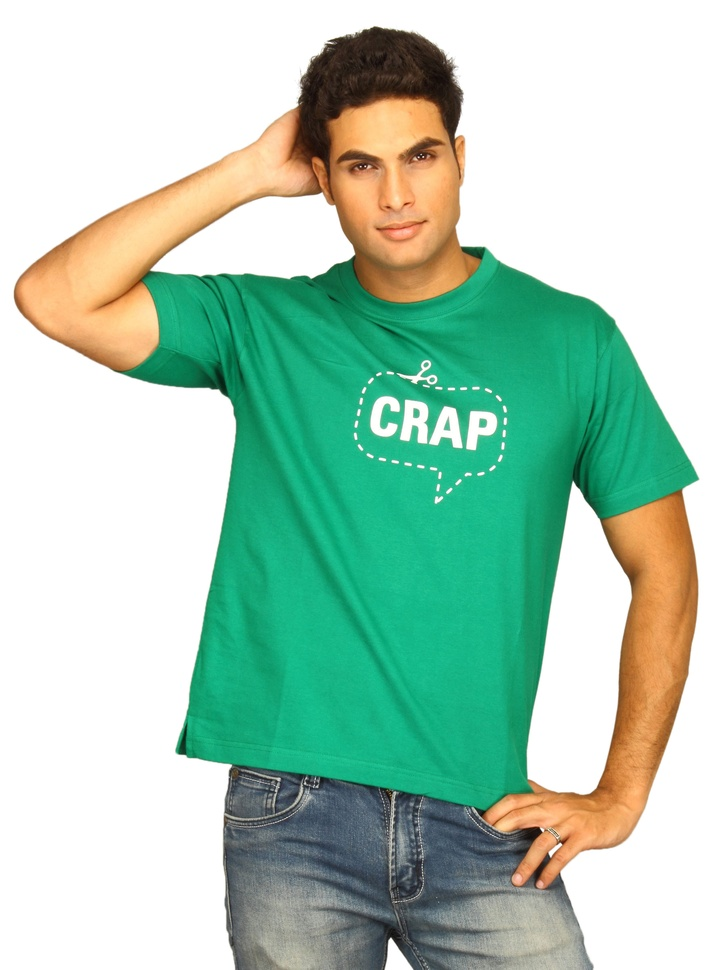
#> input picture CV/datasets/3057.jpg, 727 x 970 px, shrunk from 1800 x 2400 before the run, given in place of iris-RGB.tif, which was not available
$ jupyter execute homework2.ipynb   (shell and % lines are left out)
#> lines starting #> are read from the running program, lines starting #| are printed output that depends on the picture; pictures that were not available may be replaced by others from this repository, and a replacement may not be noted
[cell 1]
# question 2
import matplotlib.pyplot as plt
from skimage import io
import numpy as np
import os

#path of images
path = os.path.expanduser("imagesHm2")
bottle = os.path.join(path, "drip-bottle.tif")
iris = os.path.join(path, "iris-RGB.tif")

def get_color_channel(img, idx):
    # extract color channel
    color_channel = img[:,:,idx]

    # create empty image with same shape as the source image
    color_img = np.zeros(img.shape, dtype="uint8")

    # assign the color channel of source to empty image
    color_img[:,:,idx] = color_channel

    return color_img

img2 = io.imread(iris)
#> img2 is the input picture: shape (970, 727, 3); mean R, G, B 170.4, 204.2, 184.6

#create a figure
fig2 = plt.figure(num=1, figsize=(12, 19))

#create subplots for fig
rows = 1
cols = 4
myplots = fig2.subplots(rows, cols)

#show image
myplots[0].imshow(img2)
myplots[0].axis('off')

img_r = get_color_channel(img2, 0)
#> in get_color_channel, `color_channel = img[:,:,idx]`:
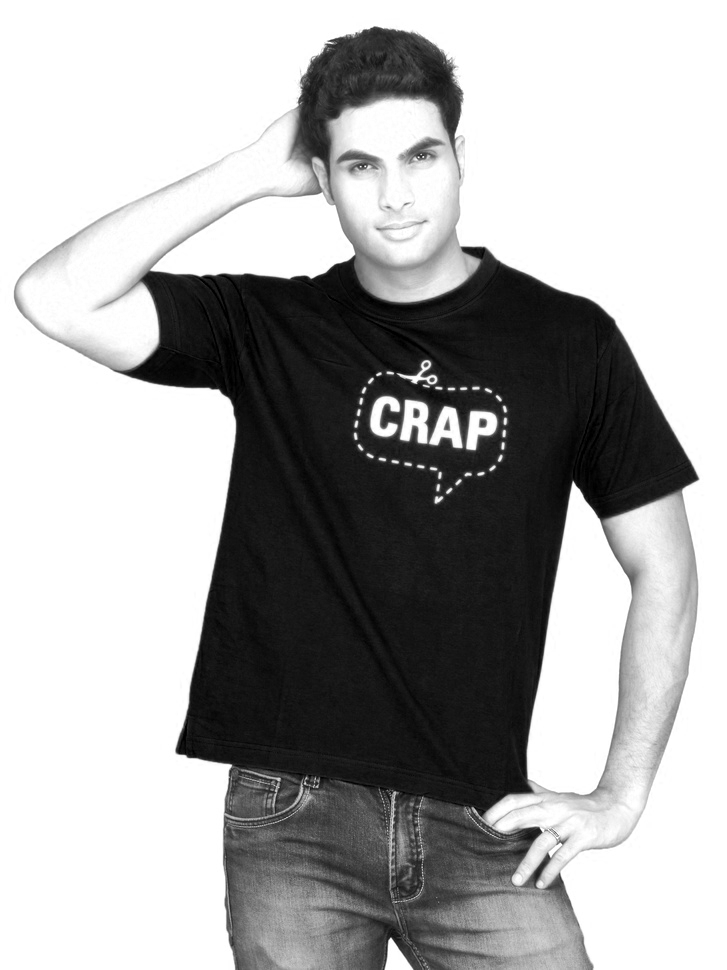
#> color_channel: shape (970, 727); min 0, max 255, mean 170.4
#> in get_color_channel, `color_img[:,:,idx] = color_channel`:
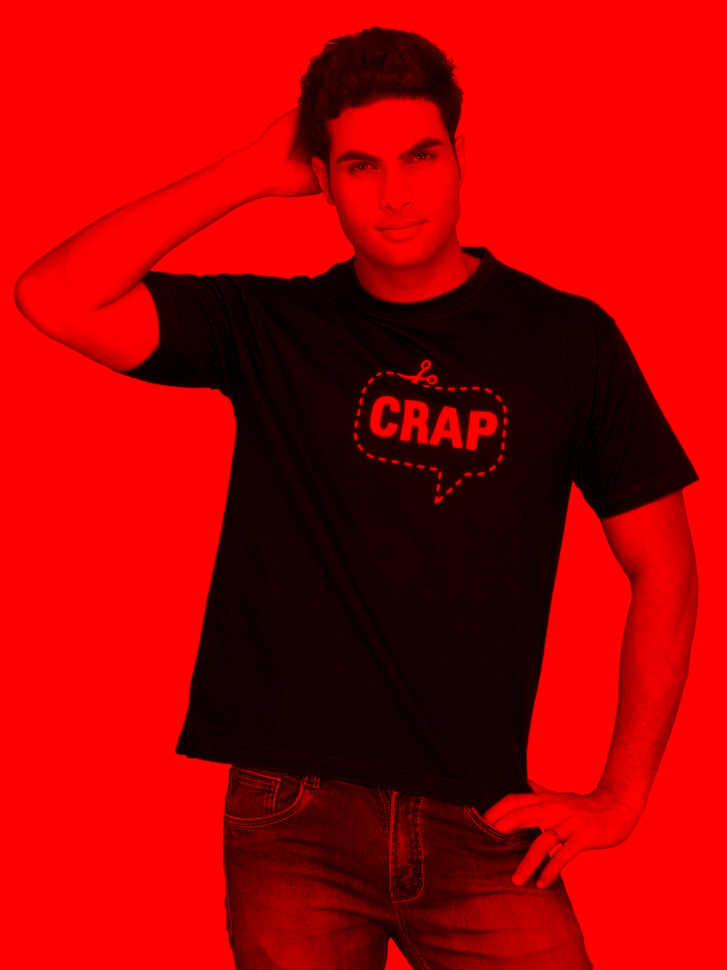
#> color_img: shape (970, 727, 3); mean of channels 0, 1, 2 170.4, 0, 0; drawn as R, G, B
myplots[1].imshow(img_r)
myplots[1].axis('off')

img_g = get_color_channel(img2, 1)
#> call 2 of get_color_channel, with idx = 1
#> in get_color_channel (call 2), `color_channel = img[:,:,idx]`:
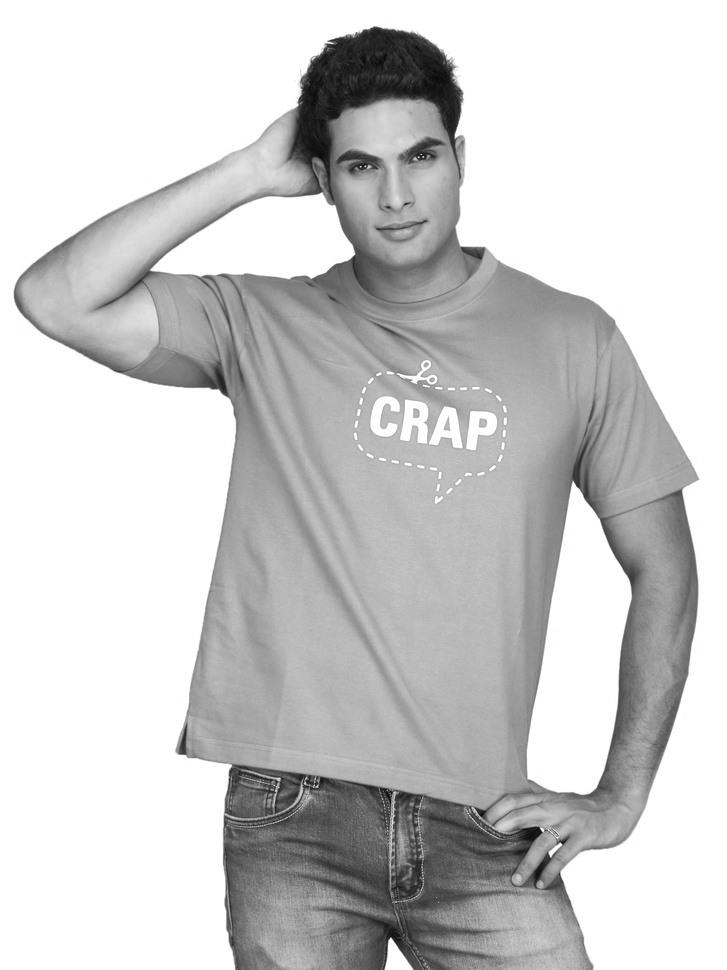
#> color_channel: shape (970, 727); min 7, max 255, mean 204.2
#> in get_color_channel (call 2), `color_img[:,:,idx] = color_channel`:
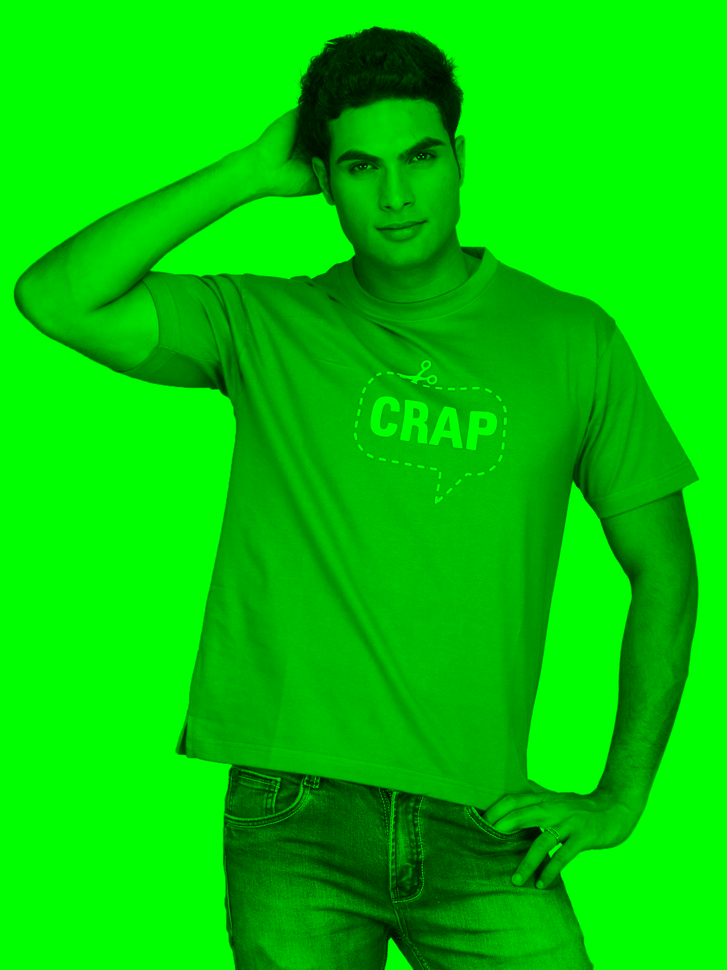
#> color_img: shape (970, 727, 3); mean of channels 0, 1, 2 0, 204.2, 0; drawn as R, G, B
myplots[2].imshow(img_g)
myplots[2].axis('off')

img_b = get_color_channel(img2, 2)
#> call 3 of get_color_channel, with idx = 2
#> in get_color_channel (call 3), `color_channel = img[:,:,idx]`:
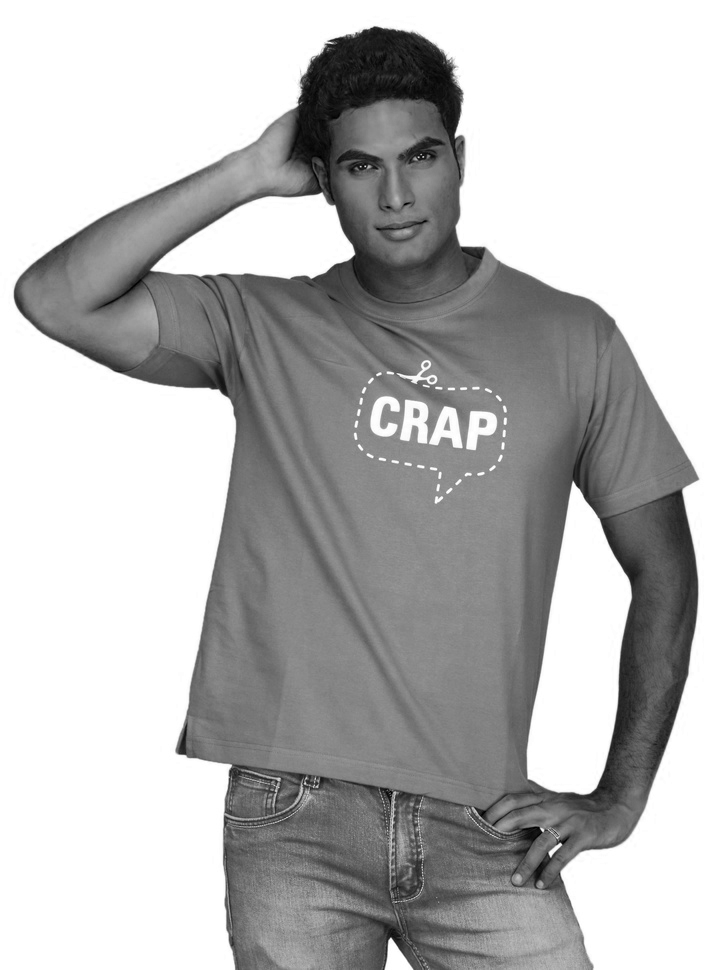
#> color_channel: shape (970, 727); min 0, max 255, mean 184.6
#> in get_color_channel (call 3), `color_img[:,:,idx] = color_channel`:
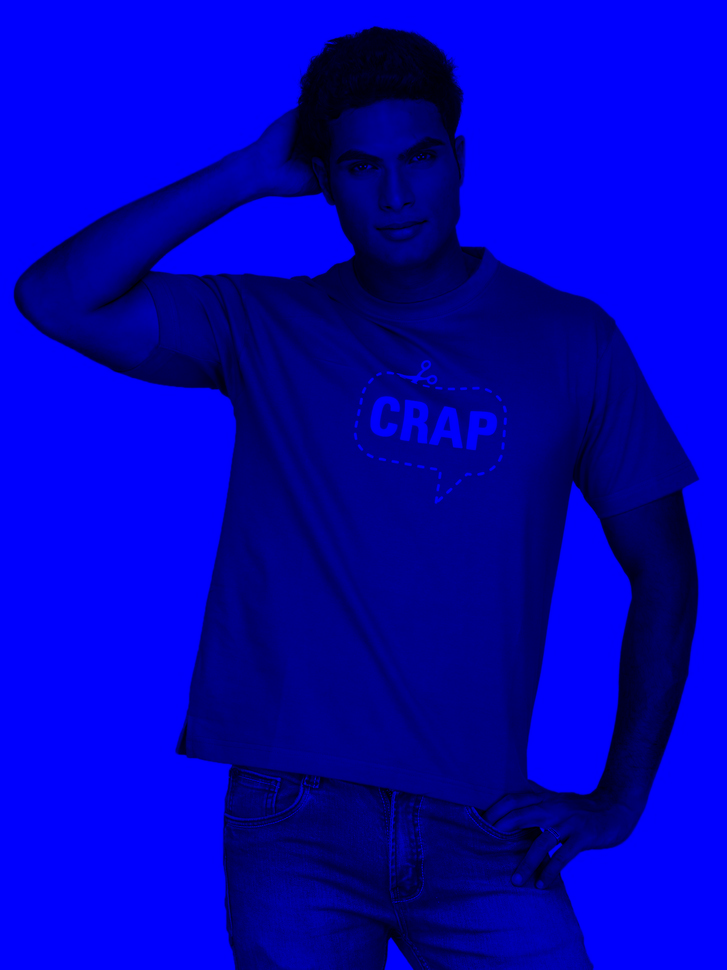
#> color_img: shape (970, 727, 3); mean of channels 0, 1, 2 0, 0, 184.6; drawn as R, G, B
myplots[3].imshow(img_b)
myplots[3].axis('off')

$ run again, on CV/datasets/3058.jpg
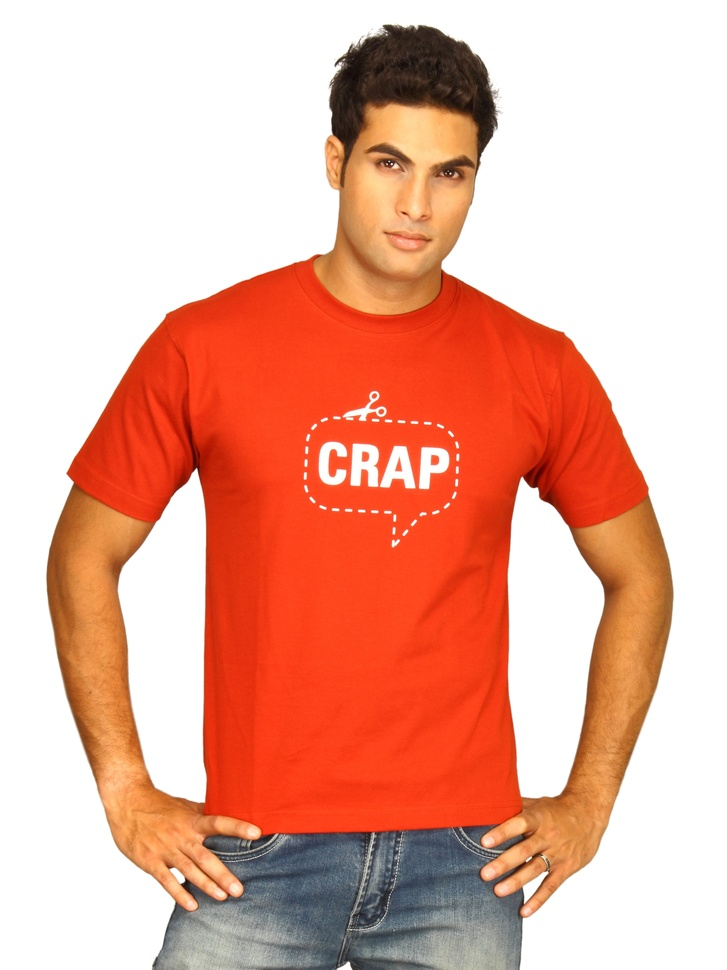
#> input picture CV/datasets/3058.jpg, 727 x 970 px, shrunk from 1800 x 2400 before the run, given in place of iris-RGB.tif, which was not available
#> img2 is the input picture: shape (970, 727, 3); mean R, G, B 233.1, 173.2, 155.7
#> in get_color_channel (call 3), `color_channel = img[:,:,idx]`:
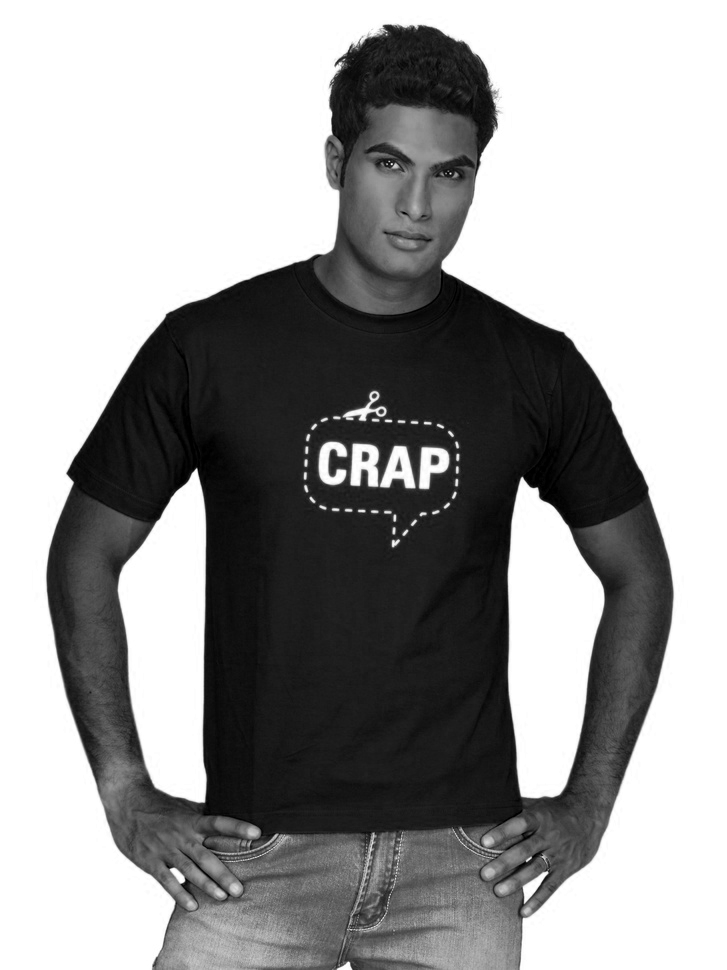
#> color_channel: shape (970, 727); min 0, max 255, mean 155.7
#> in get_color_channel (call 3), `color_img[:,:,idx] = color_channel`:
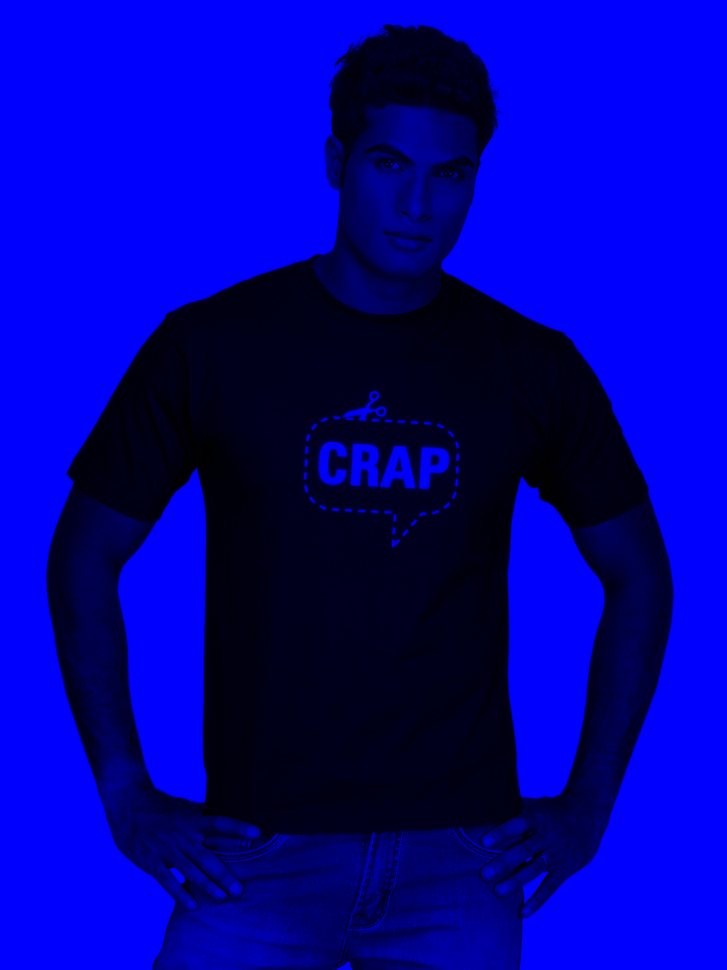
#> color_img: shape (970, 727, 3); mean of channels 0, 1, 2 0, 0, 155.7; drawn as R, G, B
